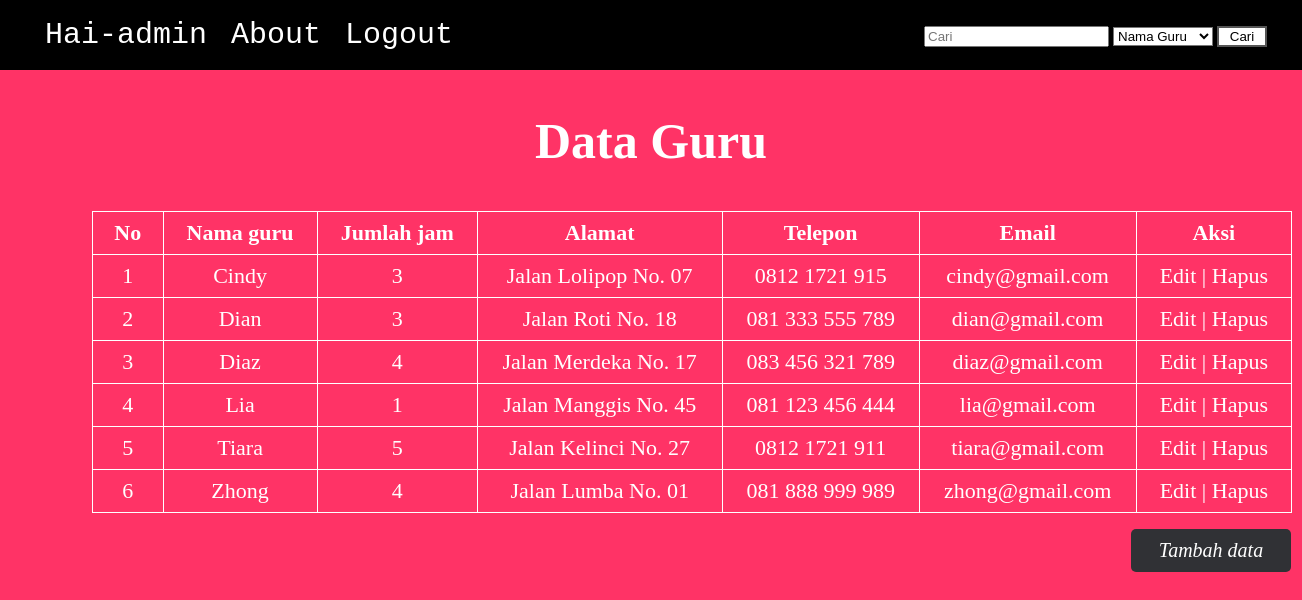
Page /guru/read.php (signed in) on the committed database.
### tables this page shows
CREATE TABLE `t_guru` (
  `kode_guru` int(3) NOT NULL,
  `nama_guru` varchar(100) DEFAULT NULL,
  `jumlah_jam` int(2) DEFAULT NULL,
  `alamat` text,
  `telp` varchar(15) DEFAULT NULL,
  `email` varchar(50) DEFAULT NULL
);

### guru/read.php (the view, shortened to what this page needs)
<?php
include '../connect.php';
  $username = $_SESSION['t_user'];
  $query = "SELECT * FROM t_guru
            ORDER BY nama_guru";
  $result = mysqli_query($connect,$query);
  $num = mysqli_num_rows($result);
 ?>
<!DOCTYPE html>
<html>
  <head>
  </head>
  <body>
        <header>
            <div class="wrapper">
              <div id="pilihan">
              <nav>
                <ul>
                  <li class="dropdown">
                      <a href="#" class="dropbtn"> Hai-<?php echo $username; ?> </a>
                  </li>
                  <li class="dropdown">
                      <a href="javascript:void(0)" class="dropbtn"> About </a>
                  </li>
                  <li class="dropdown">
                      <a href="../login/logout.php" class="dropbtn"> Logout </a>
                  </li>
                </ul>
              </nav>
            </div>
            <div class="cari">
            <form action="search.php" method="get">
            <input type="search" name="cari" placeholder="Cari" id="src">
            <select name="kategori" id="drop" >
            <option value="nama_guru"> Nama Guru </option>
            </select>
            <input type="submit" class="button1" id="src" value="Cari" onclick="return validasiSearch()">
            </form>
            </div>
            </div>
        </header>
    <table border='1' class="table1">
      <h2> Data Guru </h2>
      <tr>
        <th> No </th>
        <th> Nama guru </th>
        <th> Jumlah jam </th>
        <th> Alamat </th>
        <th> Telepon </th>
        <th> Email </th>
        <th> Aksi </th>
      </tr>
      <?php
        if ($num > 0)
        {
          $no = 1;
          while ($data = mysqli_fetch_assoc($result))
          {
            echo "<tr>";
            echo "<td>" . $no . "</td>";
            echo "<td>" . $data['nama_guru'] . "</td>";
            echo "<td>" . $data['jumlah_jam'] . "</td>";
            echo "<td>" . $data['alamat'] . "</td>";
            echo "<td>" . $data['telp'] . "</td>";
            echo "<td>" . $data['email'] . "</td>";
            echo "<td> <a href ='form-update.php?kode_guru=" . $data['kode_guru'] . "'> Edit </a> | ";
            echo "<a href ='delete.php?kode_guru=" . $data['kode_guru'] . "' onclick='return confirm(\"Apakah Anda yakin ingin menghapus data?\")'> Hapus </a> </td>";
            echo "</tr>";
            $no++;
          }
        }
        else
        {
          echo "<td colspan='3> Tidak ada data </td>";
        }
       ?>
    </table>
    <p>
    <button class="button" style="vertical-align:middle">
      <span>
        <a href="form-create.php"> Tambah data </a>
      </span>
    </button>
    </p>
  </body>
</html>

### guru/read.php (style rules this page uses)
body { margin: 0; padding: 0; background-color: #ff3366; }
h2 { font-family: Footlight MT Light; text-align: center; font-size: 50px; color: white; }
.table1 { font-family: Tekton Pro; font-size: 22px; color: white; border-collapse: collapse; margin-left: 92px; width: 1200px; height: 250px; text-align: center; border-collapse: collapse; }
.table1, th, td { border: 1.5px solid white; padding: 8px 20px; }
header { background-color: #000; padding: 8px 0; overflow: hidden; padding-left: 35px; padding-right: 35px; }
nav a { font-family: monospace; font-size: 30px; text-decoration: none; color: white; }
li { display: inline-block; padding: 10px; }
ul { list-style-type: none; margin: 0; padding: 0; overflow: hidden; background-color: #000; }
li a, .dropbtn { display: inline-block; color: white; text-align: center; text-decoration: none; }
li.dropdown { display: inline-block; }
form { float: right; padding-top: 18px; }
.button1 { background-color: white; color: black; border: 2px solid #555555; width: 50px; }
#pilihan { float: left; }
#drop { width: 100px; background-color: white; color: black; }
td a { color: white; text-decoration: none; }
.button { display: inline-block; border-radius: 5px; background-color: #303135; border: none; color: #FFFFFF; text-align: center; font-size: 20px; padding: 10px; width: 160px; transition: all 0.5s; cursor: pointer; margin-left: 1131px; font-style: italic; font-family: serif; }
.button span { cursor: pointer; display: inline-block; position: relative; transition: 0.5s; }
.button span:after { content: '\00bb'; position: absolute; opacity: 0; top: 0; right: -20px; transition: 0.5s; }
.button a { text-decoration: none; color: white; }

### rows in the picture
t_guru: nama_guru "Cindy", jumlah_jam "3", alamat "Jalan Lolipop No. 07", telp "0812 1721 915", email "cindy@gmail.com"
t_guru: nama_guru "Dian", jumlah_jam "3", alamat "Jalan Roti No. 18", telp "081 333 555 789", email "dian@gmail.com"
t_guru: nama_guru "Diaz", jumlah_jam "4", alamat "Jalan Merdeka No. 17", telp "083 456 321 789", email "diaz@gmail.com"
t_guru: nama_guru "Lia", jumlah_jam "1", alamat "Jalan Manggis No. 45", telp "081 123 456 444", email "lia@gmail.com"
t_guru: nama_guru "Tiara", jumlah_jam "5", alamat "Jalan Kelinci No. 27", telp "0812 1721 911", email "tiara@gmail.com"
t_guru: nama_guru "Zhong", jumlah_jam "4", alamat "Jalan Lumba No. 01", telp "081 888 999 989", email "zhong@gmail.com"

### other values in the picture
$username "admin"
